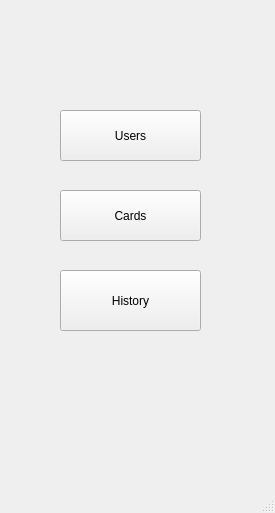
<?xml version="1.0" encoding="UTF-8"?>
<ui version="4.0">
 <class>MainWindow</class>
 <widget class="QMainWindow" name="MainWindow">
  <property name="geometry">
   <rect>
    <x>0</x>
    <y>0</y>
    <width>275</width>
    <height>513</height>
   </rect>
  </property>
  <property name="windowTitle">
   <string>MainWindow</string>
  </property>
  <widget class="QWidget" name="centralwidget">
   <widget class="QPushButton" name="btnUser">
    <property name="geometry">
     <rect>
      <x>60</x>
      <y>110</y>
      <width>141</width>
      <height>51</height>
     </rect>
    </property>
    <property name="text">
     <string>Users</string>
    </property>
   </widget>
   <widget class="QPushButton" name="btnCards">
    <property name="geometry">
     <rect>
      <x>60</x>
      <y>190</y>
      <width>141</width>
      <height>51</height>
     </rect>
    </property>
    <property name="text">
     <string>Cards</string>
    </property>
   </widget>
   <widget class="QPushButton" name="btnHis">
    <property name="geometry">
     <rect>
      <x>60</x>
      <y>270</y>
      <width>141</width>
      <height>61</height>
     </rect>
    </property>
    <property name="text">
     <string>History</string>
    </property>
   </widget>
  </widget>
  <widget class="QMenuBar" name="menubar">
   <property name="geometry">
    <rect>
     <x>0</x>
     <y>0</y>
     <width>275</width>
     <height>27</height>
    </rect>
   </property>
  </widget>
  <widget class="QStatusBar" name="statusbar"/>
 </widget>
 <resources/>
 <connections/>
</ui>
